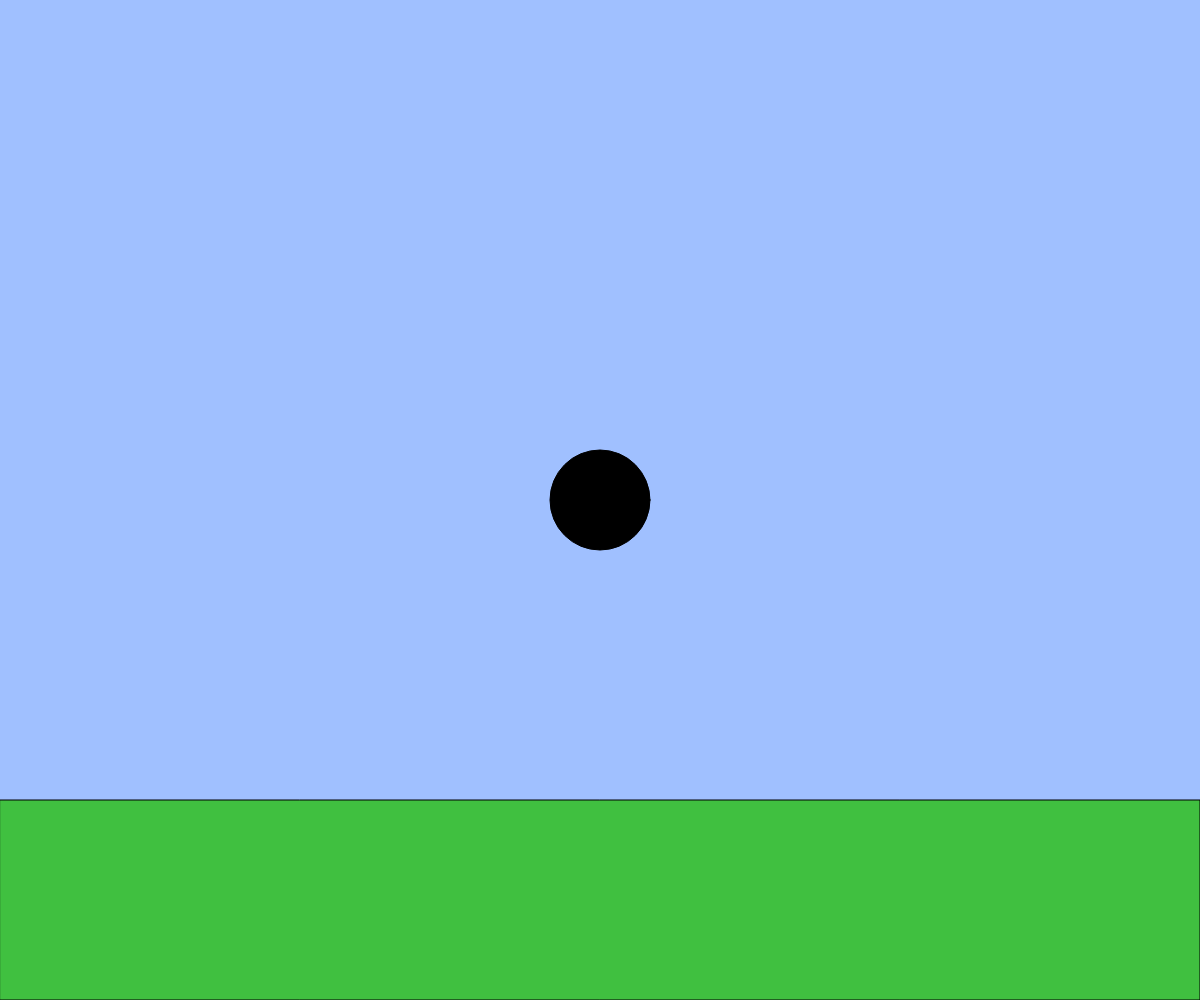
Frame 1 (no input)
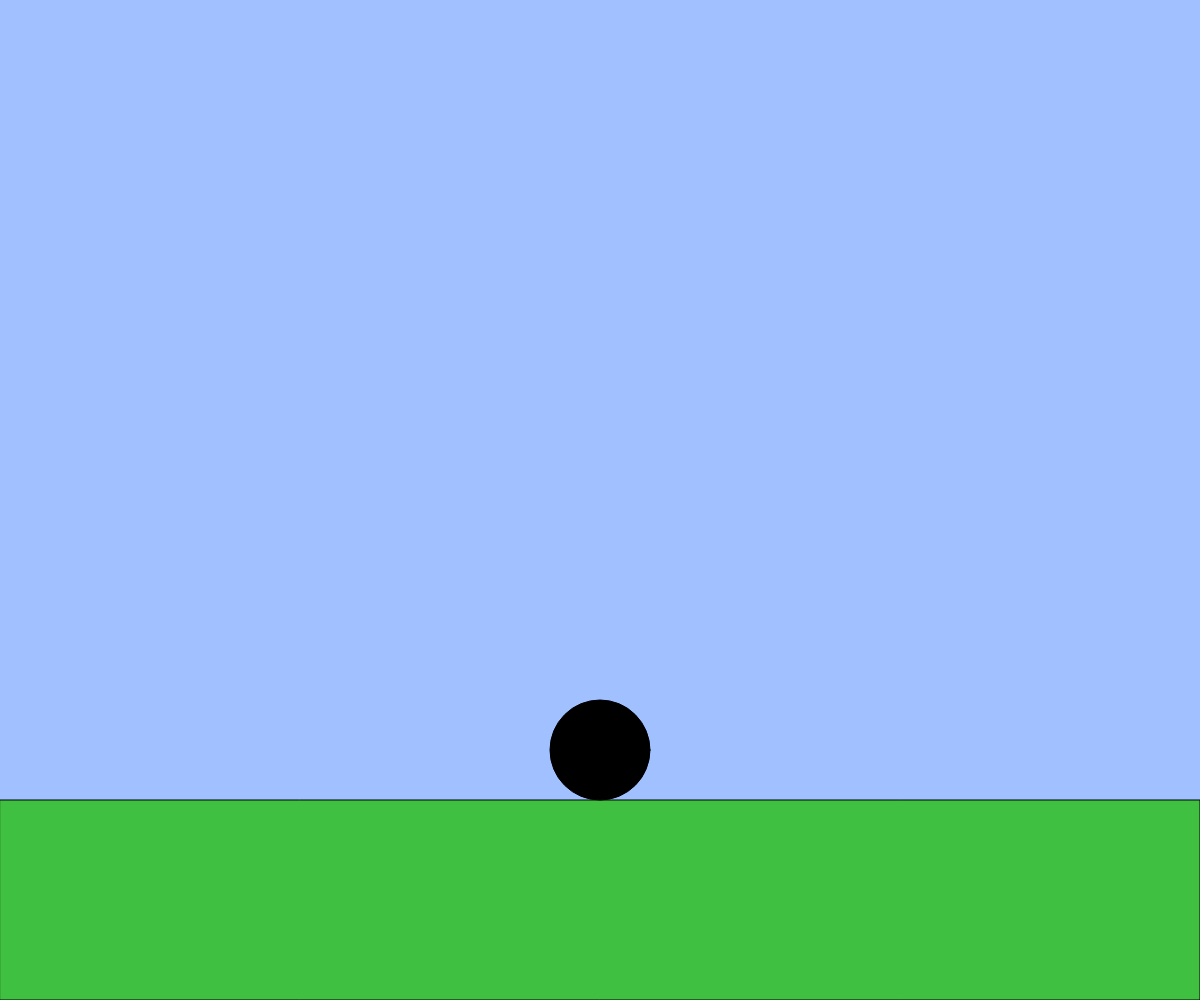
Frame 60 (no input)
Frame 120 (the mouse pressed at the canvas centre since frame 60): identical to frame 60, image omitted

The p5.js sketch that drew these frames (run headless with seeded random() and noise() and a simulated clock; from frame 60 on, the mouse is pressed at the canvas centre):

// p5.js sketch
// ── sketch.js
// 2D アニメーションゲームのようなインタラクション
let x, y;
let vx, vy;
const g = 1;

function setup(){
  createCanvas(windowWidth, windowHeight);
  x = width / 2;
  y = height / 2;
  vx = 0;
  vy = 2;
}

function windowResized(){
  resizeCanvas(windowWidth, windowHeight);
}

function draw(){
  background(160, 192, 255);
  

  // 地面を描く
  const groundY = height * 0.8;
  fill(64, 192, 64);
  rect(0, groundY, width, height - groundY);

  const size = height * 0.1; // キャラクターのサイズ

  // キャラクターを描く
  fill(0);
  ellipse(x, y, size, size);
  
  // 速くなりすぎないように制限
  vx = constrain(vx, -20, 20);
  vy = constrain(vy, -20, 20);

  // BLANK[1] キャラクターの左右移動
  const speed = 5;
  if(keyIsDown(LEFT_ARROW)){x -= speed; }
  if(keyIsDown(RIGHT_ARROW)){x += speed; }
  if(keyIsDown("A".charCodeAt(0)) && keyIsDown(LEFT_ARROW)){x -= speed; }
  if(keyIsDown("A".charCodeAt(0)) && keyIsDown(RIGHT_ARROW)){x += speed; }

  // BLANK[2] 重力とジャンプ
  vy += g;
  y += vy;
  if(y > groundY - size / 2){
    y = groundY - size / 2;
    vy = 0;
  }
  if(keyIsDown(" ".charCodeAt(0)) && y == groundY - size / 2){ 
    vy = -20;
  }
}
